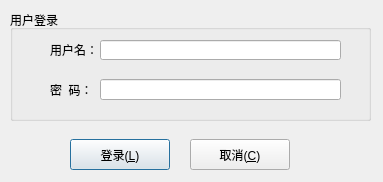
<?xml version="1.0" encoding="UTF-8"?>
<ui version="4.0">
 <class>dlg_login</class>
 <widget class="QDialog" name="dlg_login">
  <property name="geometry">
   <rect>
    <x>0</x>
    <y>0</y>
    <width>383</width>
    <height>182</height>
   </rect>
  </property>
  <property name="windowTitle">
   <string>登录</string>
  </property>
  <widget class="QPushButton" name="pushButtonCancel">
   <property name="geometry">
    <rect>
     <x>190</x>
     <y>139</y>
     <width>100</width>
     <height>31</height>
    </rect>
   </property>
   <property name="text">
    <string>取消(&amp;C)</string>
   </property>
   <property name="icon">
    <iconset resource="ssp_gui.qrc">
     <normaloff>:/ssp_gui/Resources/del.gif</normaloff>:/ssp_gui/Resources/del.gif</iconset>
   </property>
  </widget>
  <widget class="QPushButton" name="pushButtonOk">
   <property name="geometry">
    <rect>
     <x>70</x>
     <y>139</y>
     <width>100</width>
     <height>31</height>
    </rect>
   </property>
   <property name="text">
    <string>登录(&amp;L)</string>
   </property>
   <property name="icon">
    <iconset resource="ssp_gui.qrc">
     <normaloff>:/ssp_gui/Resources/SECUR08.ICO</normaloff>:/ssp_gui/Resources/SECUR08.ICO</iconset>
   </property>
   <property name="default">
    <bool>true</bool>
   </property>
  </widget>
  <widget class="QGroupBox" name="groupBox">
   <property name="geometry">
    <rect>
     <x>10</x>
     <y>10</y>
     <width>361</width>
     <height>111</height>
    </rect>
   </property>
   <property name="title">
    <string>用户登录</string>
   </property>
   <widget class="QLabel" name="label">
    <property name="geometry">
     <rect>
      <x>40</x>
      <y>30</y>
      <width>51</width>
      <height>20</height>
     </rect>
    </property>
    <property name="text">
     <string>用户名：</string>
    </property>
   </widget>
   <widget class="QLineEdit" name="lineEditPassword">
    <property name="geometry">
     <rect>
      <x>90</x>
      <y>69</y>
      <width>241</width>
      <height>21</height>
     </rect>
    </property>
    <property name="echoMode">
     <enum>QLineEdit::Password</enum>
    </property>
   </widget>
   <widget class="QLineEdit" name="lineEditName">
    <property name="geometry">
     <rect>
      <x>90</x>
      <y>30</y>
      <width>241</width>
      <height>20</height>
     </rect>
    </property>
   </widget>
   <widget class="QLabel" name="label_2">
    <property name="geometry">
     <rect>
      <x>40</x>
      <y>70</y>
      <width>51</width>
      <height>20</height>
     </rect>
    </property>
    <property name="text">
     <string>密  码：</string>
    </property>
   </widget>
   <widget class="QLabel" name="label_3">
    <property name="geometry">
     <rect>
      <x>20</x>
      <y>30</y>
      <width>21</width>
      <height>20</height>
     </rect>
    </property>
    <property name="text">
     <string/>
    </property>
    <property name="pixmap">
     <pixmap resource="ssp_gui.qrc">:/ssp_gui/Resources/user2.gif</pixmap>
    </property>
   </widget>
   <widget class="QLabel" name="label_4">
    <property name="geometry">
     <rect>
      <x>20</x>
      <y>70</y>
      <width>21</width>
      <height>20</height>
     </rect>
    </property>
    <property name="text">
     <string/>
    </property>
    <property name="pixmap">
     <pixmap resource="ssp_gui.qrc">:/ssp_gui/Resources/20070402165924420.gif</pixmap>
    </property>
   </widget>
  </widget>
 </widget>
 <layoutdefault spacing="6" margin="11"/>
 <tabstops>
  <tabstop>lineEditName</tabstop>
  <tabstop>lineEditPassword</tabstop>
  <tabstop>pushButtonOk</tabstop>
  <tabstop>pushButtonCancel</tabstop>
 </tabstops>
 <resources>
  <include location="ssp_gui.qrc"/>
 </resources>
 <connections/>
</ui>
